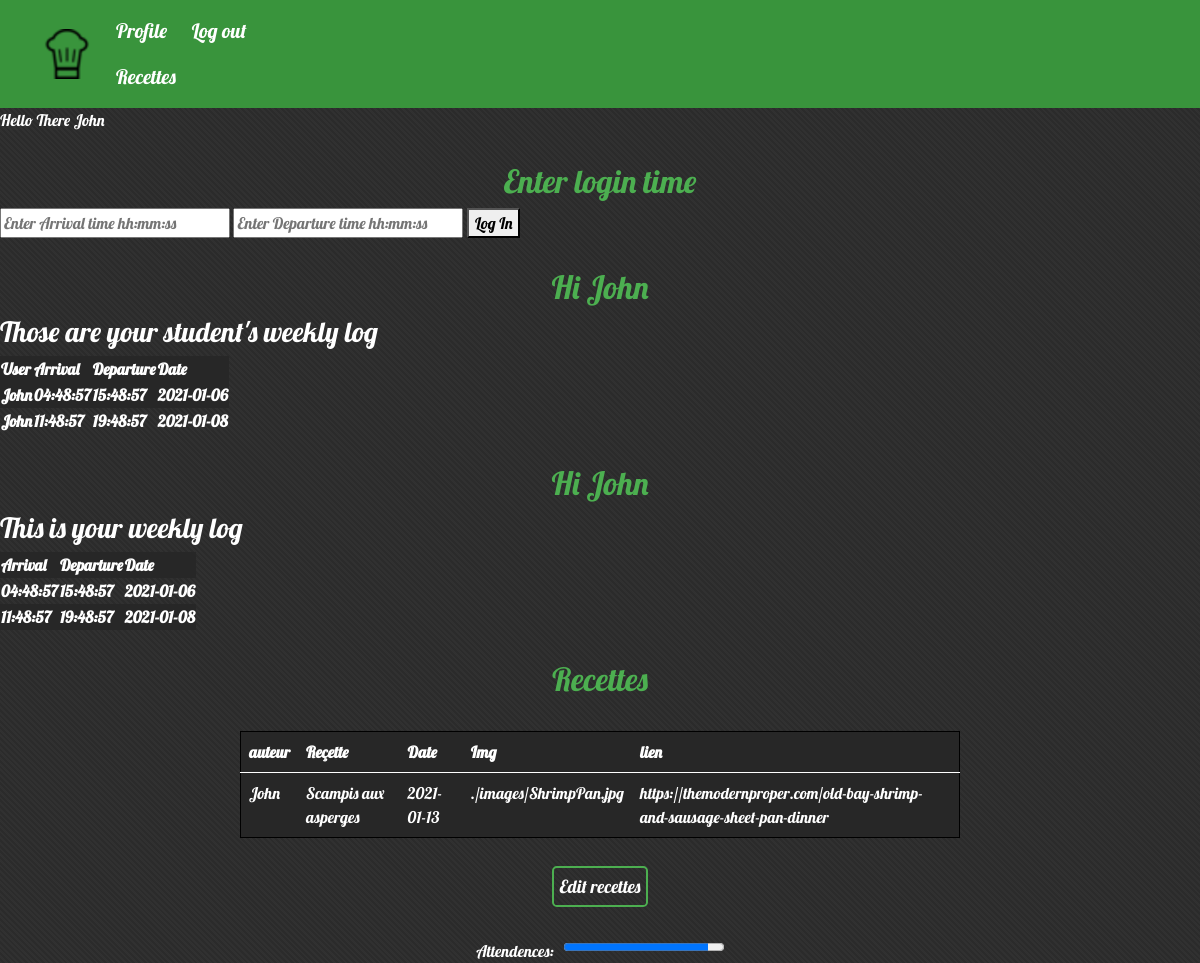
/ (signed in), run on the app's committed database.
### tables this page shows
CREATE TABLE IF NOT EXISTS `time` (
  `time_id` int(11) NOT NULL AUTO_INCREMENT,
  `time` time NOT NULL DEFAULT '00:00:00',
  `time_left` time NOT NULL DEFAULT '00:00:00',
  `date` date NOT NULL DEFAULT '2021-01-01',
  `user_id` int(21) NOT NULL,
  PRIMARY KEY (`time_id`),
  KEY `time_ibfk_1` (`user_id`)
);

CREATE TABLE IF NOT EXISTS `users` (
  `usersId` int(11) NOT NULL AUTO_INCREMENT,
  `usersFirstName` varchar(128) NOT NULL,
  `usersLastName` varchar(128) NOT NULL,
  `userAccountType` enum('chef','student') NOT NULL,
  `usersEmail` varchar(128) NOT NULL,
  `usersPwd` varchar(128) NOT NULL,
  `Picture` varchar(128) NOT NULL DEFAULT 'Users/img/Boomer.jpg',
  PRIMARY KEY (`usersId`)
);

CREATE TABLE IF NOT EXISTS `recettes` (
  `id` int(11) NOT NULL AUTO_INCREMENT,
  `sujet` varchar(255) NOT NULL,
  `auteur_id` int(11) NOT NULL,
  `date` date NOT NULL,
  `image` varchar(255) NOT NULL,
  `lien` varchar(255) NOT NULL,
  `ingredients_Id` int(11) NOT NULL DEFAULT '3',
  `ingredients_B_Id` int(11) NOT NULL DEFAULT '3',
  `ingredients_C_Id` int(11) NOT NULL DEFAULT '3',
  PRIMARY KEY (`id`),
  KEY `ingredients` (`ingredients_Id`),
  KEY `ingredientsSec` (`ingredients_B_Id`),
  KEY `ingredientsThird` (`ingredients_C_Id`),
  KEY `ingredient-user` (`auteur_id`)
);

### includes/functions.inc.php (called while the page is built, shortened)
<?php
function isAdmin($connect){
    $currentUser=$_SESSION['userid'];
    $sql = "SELECT userAccountType FROM `users` WHERE usersid='$currentUser';";
    $result=mysqli_query($connect, $sql);
    $row=mysqli_fetch_all($result);
    if($row[0][0] === 'chef'){
        return true;
    }else{
        return false;
    }
}
function getLogTime($connect){
    if(isadmin($connect)){
        $currentUser='user_id';
    }else{
        $currentUser= " user_id=" . $_SESSION['userid'] ;
    }
    $sql = "SELECT time,time_left,date,users.usersFirstName FROM `time` INNER JOIN users ON time.user_id=users.usersId WHERE $currentUser AND date BETWEEN '2020-01-06' AND '2021-01-10' ORDER BY date ASC LIMIT 7;";
    $result=mysqli_query($connect, $sql);
    $row=mysqli_fetch_all($result);
    return $row ;
}
function getRecipe($connect){
    if(isadmin($connect)){
        $currentUser='auteur_id';
    }else{
        $currentUser= " auteur_id=" . $_SESSION['userid'] ;
    }
    $sql = "SELECT `sujet`,  `date`, `image`, `lien`,users.usersFirstName FROM `recettes` INNER JOIN users ON recettes.auteur_id=users.usersId WHERE $currentUser ORDER BY date ASC LIMIT 7";
    $result=mysqli_query($connect, $sql);
    $row=mysqli_fetch_all($result);
    return $row ;
}

### index.php (the view, shortened to what this page needs)
<?php
include_once 'header.php';
if(isset($_SESSION['username'])){
    require_once './includes/dbh.inc.php';
    require_once './includes/functions.inc.php';
    echo '<p>Hello There '.$_SESSION['username'].'</p>';
    $logtimes= getLogTime($connect);
    $recipies= getRecipe($connect);
    ?>
        <section class='signup-form'>
        <h2>Enter login time</h2>
         <form action='includes/punch.inc.php' method='post'>
        <input type='text' name='punchin' placeholder='Enter Arrival time hh:mm:ss'>
        <input type='text' name='punchout' placeholder='Enter Departure time hh:mm:ss'>
        <button type="submit " name='submit'>Log In</button>
        </form>
        </section>
    <section class='wrapper'>
        <div class='wrapper'>
    <table>
         <h2>Hi <?php echo $_SESSION['username'] ?></h2>
         <h3>Those are your student's weekly log</h3>
         <tr>
            <th>User</th>
            <th>Arrival</th>
            <th>Departure</th>
            <th>Date</th>
        </tr>
        <tr>
        <?php
         foreach($logtimes as $logtime){
             echo '<tr><th>'.$logtime[3].'</th><th>'. $logtime[0].'</th><th>'. $logtime[1].'</th><th>'. $logtime[2].'</th></tr>';
         }?>
    </table>
        </div>
        <div class='wrapper'>
    <table>
         <h2>Hi <?php echo $_SESSION['username'] ?></h2>
         <h3>This is your weekly log</h3>
         <tr>
            <th>Arrival</th>
            <th>Departure</th>
            <th>Date</th>
        </tr>
         <?php
         foreach($logtimes as $logtime){
             echo '<tr><th>'. $logtime[0].'</th><th>'. $logtime[1].'</th><th>'. $logtime[2].'</th></tr>';
         }?>
    </table>
        </div>
        <h2>Recettes</h2>
    <div class="d-flex justify-content-center">
        <table class="table">
            <thead>
                <tr>
                    <th scope="col">auteur</th>
                    <th scope="col">Reçette</th>
                    <th scope="col">Date</th>
                    <th scope="col">Img</th>
                    <th scope="col">lien</th>
                </tr>
            </thead>
            <tbody>
            <?php
                foreach($recipies as $recipe){
                    echo '<tr><td>'. $recipe[4].'</td><td>'. $recipe[0].'</td><td>'. $recipe[1].'</td><td>'. $recipe[2].'</td><td>'. $recipe[3].'</td></td>';
                }?>
            </tbody>
        </table>
    </div>
    <div class="d-flex justify-content-center">
        <button type="button" class="btn btn-primary btn-lg">
            Edit recettes
        </button>
    </div>
    <div>
        <div class="presence">
            <label for="file">Attendences:</label>
            <progress id="file" max="100" value="90"> 90% </progress>
        </div>
    </div>
</body>
</html>
<?php
}
?>

### style.css (style rules this page uses)
body { font-family: 'Lobster', cursive; background-image: repeating-linear-gradient(45deg, rgba(97,97,97,0.1) 0px, rgba(97,97,97,0.1) 2px,transparent 2px, transparent 4px),linear-gradient(90deg, rgb(43,43,43),rgb(43,43,43)); color: white; }
label { padding-right: 10px; font-size: 1rem; }
.presence { display: flex; justify-content: center; padding-top: 20px; }
.table { color: white; border: 1px solid black; margin-top: 2%; max-width: 60%; }
table tr:nth-child(odd) { background-color:#272727; color: #ffffff; }
.btn { background: none; border: 2px solid #4caf50; color: white; padding: 5px; font-size: 18px; cursor: pointer; margin: 12px 0; }
h2 { color: #4CAF50; display: flex; justify-content: center; margin-top: 30px; }

### data on the page
time: user.usersFirstName "John", time "04:48:57", time_left "15:48:57", date "2021-01-06"
time: user.usersFirstName "John", time "11:48:57", time_left "19:48:57", date "2021-01-08"
recettes: auteur.usersFirstName "John", sujet "Scampis aux asperges", date "2021-01-13", image "./images/ShrimpPan.jpg", lien "https://themodernproper.com/old-bay-shrimp-and-sausage-sheet-pan-dinner"

### other printed values
$_SESSION['username'] "John"
